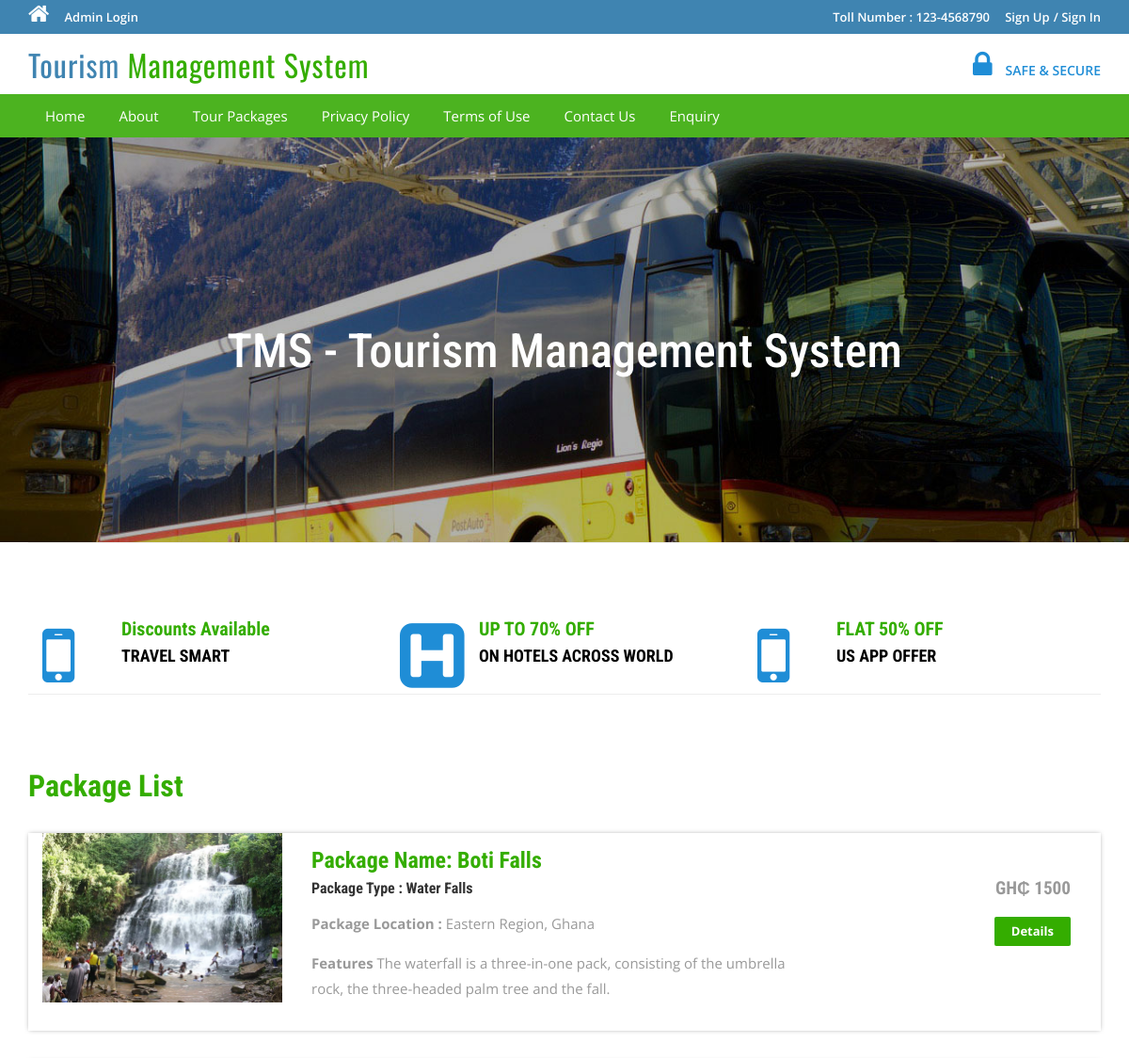
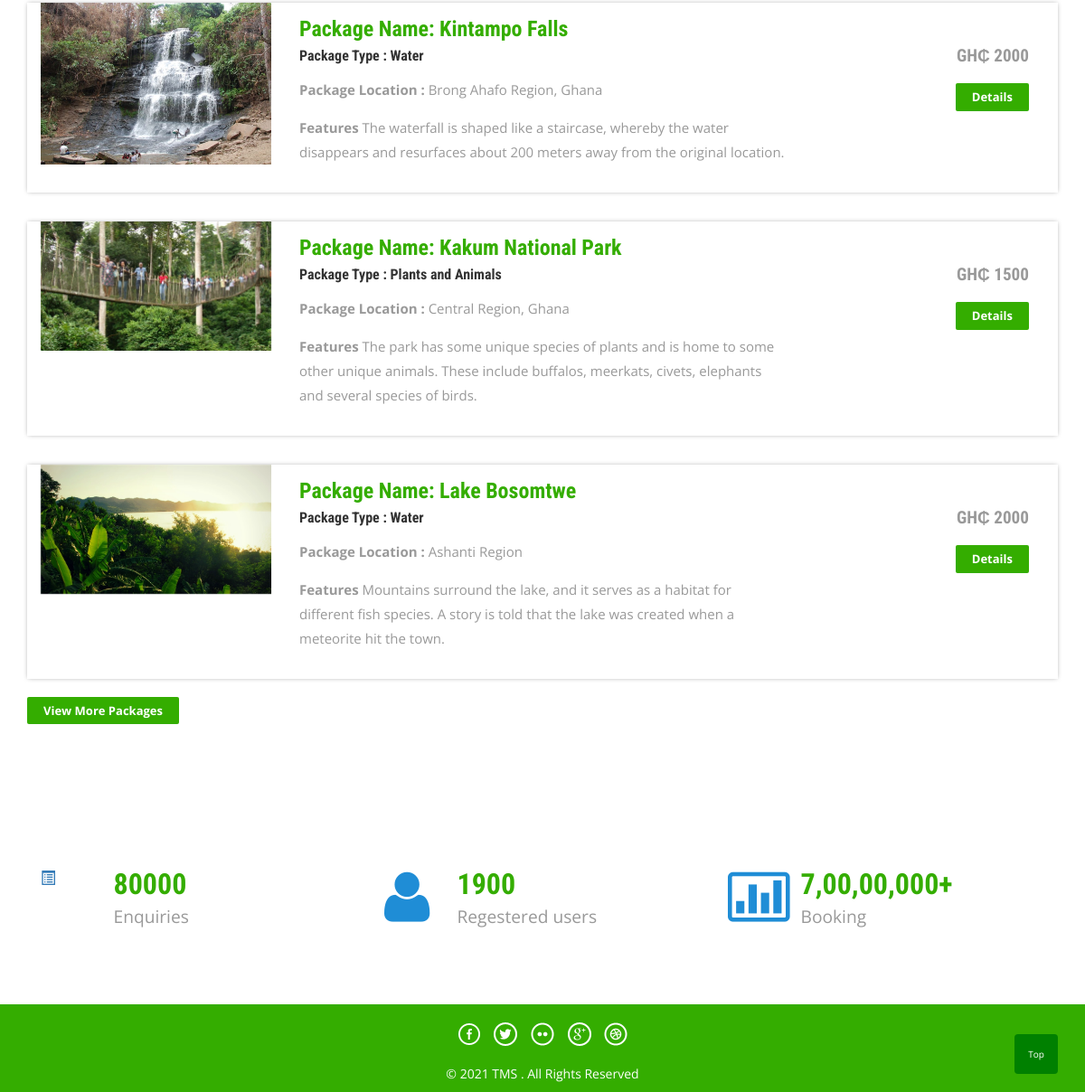
The page / on the database its author committed (2 pictures, top to bottom).
### tables this page shows
CREATE TABLE `tbltourpackages` (
  `PackageId` int(11) NOT NULL,
  `PackageName` varchar(200) DEFAULT NULL,
  `PackageType` varchar(150) DEFAULT NULL,
  `PackageLocation` varchar(100) DEFAULT NULL,
  `PackagePrice` int(11) DEFAULT NULL,
  `PackageFetures` varchar(255) DEFAULT NULL,
  `PackageDetails` mediumtext DEFAULT NULL,
  `PackageImage` varchar(100) DEFAULT NULL,
  `Creationdate` timestamp NULL DEFAULT current_timestamp(),
  `UpdationDate` timestamp NULL DEFAULT NULL ON UPDATE current_timestamp()
);

### index.php (the view, shortened to what this page needs)
<?php
include('includes/config.php');
?>
<!DOCTYPE HTML>
<html>
<head>
<link rel="stylesheet" href="css/Backtotop.css">
<link href="css/bootstrap.css" rel='stylesheet' type='text/css' />
<link href="css/style.css" rel='stylesheet' type='text/css' />
<link href="css/font-awesome.css" rel="stylesheet">
<link href="css/animate.css" rel="stylesheet" type="text/css" media="all">
</head>
<body>
<?php include('includes/header.php');?>
<div class="banner">
	<div class="container">
		<h1 class="wow zoomIn animated animated" data-wow-delay=".5s" style="visibility: visible; animation-delay: 0.5s; animation-name: zoomIn;"> TMS - Tourism Management System</h1>
	</div>
</div>
<button onclick="topFunction()" id="myBtn" title="Go to top">Top</button>
<div class="container">
	<div class="rupes">
		<div class="col-md-4 rupes-left wow fadeInDown animated animated" data-wow-delay=".5s" style="visibility: visible; animation-delay: 0.5s; animation-name: fadeInDown;">
			<div class="rup-left">
				<a href="package-list.php"><i class="fa fa-mobile"></i></a>
			</div>
			<div class="rup-rgt">
				<h3>Discounts Available</h3>
				<h4><a href="package-list.php">TRAVEL SMART</a></h4>
			</div>
				<div class="clearfix"></div>
		</div>
		<div class="col-md-4 rupes-left wow fadeInDown animated animated" data-wow-delay=".5s" style="visibility: visible; animation-delay: 0.5s; animation-name: fadeInDown;">
			<div class="rup-left">
				<a href="package-list.php"><i class="fa fa-h-square"></i></a>
			</div>
			<div class="rup-rgt">
				<h3>UP TO 70% OFF</h3>
				<h4><a href="package-list.php">ON HOTELS ACROSS WORLD</a></h4>
			</div>
				<div class="clearfix"></div>
		</div>
		<div class="col-md-4 rupes-left wow fadeInDown animated animated" data-wow-delay=".5s" style="visibility: visible; animation-delay: 0.5s; animation-name: fadeInDown;">
			<div class="rup-left">
				<a href="package-list.php"><i class="fa fa-mobile"></i></a>
			</div>
			<div class="rup-rgt">
				<h3>FLAT 50% OFF</h3>
				<h4><a href="package-list.php">US APP OFFER</a></h4>
			</div>
				<div class="clearfix"></div>
		</div>
	</div>
</div>
<div class="container">
	<div class="holiday">
	<h3>Package List</h3>
<?php $sql = "SELECT * from tbltourpackages order by rand() limit 4";
$query = $dbh->prepare($sql);
$query->execute();
$results=$query->fetchAll(PDO::FETCH_OBJ);
if($query->rowCount() > 0)
{
foreach($results as $result)
{	?>
			<div class="rom-btm">
				<div class="col-md-3 room-left wow fadeInLeft animated" data-wow-delay=".5s">
					<img src="admin/pacakgeimages/<?php echo htmlentities($result->PackageImage);?>" class="img-responsive" alt="">
				</div>
				<div class="col-md-6 room-midle wow fadeInUp animated" data-wow-delay=".5s">
					<h4>Package Name: <?php echo htmlentities($result->PackageName);?></h4>
					<h6>Package Type : <?php echo htmlentities($result->PackageType);?></h6>
					<p><b>Package Location :</b> <?php echo htmlentities($result->PackageLocation);?></p>
					<p><b>Features</b> <?php echo htmlentities($result->PackageFetures);?></p>
				</div>
				<div class="col-md-3 room-right wow fadeInRight animated" data-wow-delay=".5s">
					<h5>GH₵ <?php echo htmlentities($result->PackagePrice);?></h5>
					<a href="package-details.php?pkgid=<?php echo htmlentities($result->PackageId);?>" class="view">Details</a>
				</div>
				<div class="clearfix"></div>
			</div>
<?php }} ?>
<div><a href="package-list.php" class="view">View More Packages</a></div>
</div>
	</div>
<div class="routes">
	<div class="container">
		<div class="col-md-4 routes-left wow fadeInRight animated" data-wow-delay=".5s">
			<div class="rou-left">
				<a href="#"><i class="glyphicon glyphicon-list-alt"></i></a>
			</div>
			<div class="rou-rgt wow fadeInDown animated" data-wow-delay=".5s">
				<h3>80000</h3>
				<p>Enquiries</p>
			</div>
				<div class="clearfix"></div>
		</div>
		<div class="col-md-4 routes-left">
			<div class="rou-left">
				<a href="#"><i class="fa fa-user"></i></a>
			</div>
			<div class="rou-rgt">
				<h3>1900</h3>
				<p>Regestered users</p>
			</div>
				<div class="clearfix"></div>
		</div>
		<div class="col-md-4 routes-left wow fadeInRight animated" data-wow-delay=".5s">
			<div class="rou-left">
				<a href="#"><i class="fa fa-ticket"></i></a>
			</div>
			<div class="rou-rgt">
				<h3>7,00,00,000+</h3>
				<p>Booking</p>
			</div>
				<div class="clearfix"></div>
		</div>
		<div class="clearfix"></div>
	</div>
</div>
<?php include('includes/footer.php');?>
</body>
</html>

### css/style.css (style rules this page uses)
html, body { font-size: 100%; background: #fff; font-family: 'Open Sans', sans-serif; }
body a,.grid_1,plan_1,plan_1.one,plan_1.two,i.icon1, i.icon2, i.icon3, i.icon4, i.icon5, i.icon6 { transition:0.5s all; -webkit-transition:0.5s all; -moz-transition:0.5s all; -o-transition:0.5s all; -ms-transition:0.5s all; }
h1,h2,h3,h4,h5,h6 { margin:0; font-family: 'Roboto Condensed', sans-serif; }
p { margin:0; }
.banner { background: url(../images/3.jpg)no-repeat; background-size: cover; -webkit-background-size: cover; -o-background-size: cover; -ms-background-size: cover; -moz-background-size: cover; min-height: 430px; }
.banner h1 { font-size: 50px; margin-bottom: 40px; padding: 4em 0 0; text-align: center; color: #ffffff; }
.rup-left { float: left; width: 24%; }
.rup-rgt { float: left; width: 76%; }
.rupes { padding: 5em 0; border-top: 1px solid rgba(236, 236, 236, 0.9); border-bottom: 1px solid rgba(236, 236, 236, 0.9); }
i.fa.fa-h-square { font-size: 5em; color: #1f8dd6; }
i.fa.fa-mobile { font-size:5em; color: #1f8dd6; }
.rupes h3 { font-size: 20px; color: #34ad00; font-weight: 700; }
.rupes h4 { font-size: 18px; margin: 8px 0; font-weight: 700; }
.rupes h4 a { color: #000000; }
.rup-left a { display: inline-block; }
.routes { padding: 5em 0; }
.rou-left { float: left; width: 23%; }
.rou-rgt { float: left; width: 70%; }
i.fa.fa-truck,i.fa.fa-user,i.fa.fa-ticket { font-size: 4em; color:#1f8dd6; }
.routes h3 { font-size: 2em; font-weight: 700; color: #34ad00; }
.routes p { font-size: 1.2em; color: #999; line-height: 1.8em; }
.holiday { padding: 5em 0; }
.holiday h3 { font-size: 2em; font-weight: 700; color: #34ad00; }
.holiday p { font-size: 1.2em; line-height: 1.8em; margin: 1em 0; color: #999; }
a.view { padding: 6px 18px; font-weight: 700; color: #fff; background-color: #34ad00; border: 0; font-size: 13px; border-radius: 2px; -webkit-transition: all .2s; -moz-transition: all .2s; transition: all .2s; margin-top: 20px; display: inline-block; }
.rom-btm { margin-top: 2em; box-shadow: 0px 0px 5px -1px rgba(0, 0, 0, 0.37); }
.rom-btm h4 { font-size: 1.5em; font-weight: 700; color: #34ad00; }
.rom-btm p { font-size: 15px; color: #999; }
.rom-btm h6 { font-size: 1em; font-weight: 700; margin: 0.5em 0; }
.room-right { text-align: right; padding: 3em 2em; }
.room-midle { padding: 1em; }
.rom-btm h5 { font-size: 1.2em; font-weight: 700; color: #999; }
.glyphicon { position: relative; top: 1px; display: inline-block; font-family: 'Glyphicons Halflings'; font-style: normal; font-weight: normal; line-height: 1; -webkit-font-smoothing: antialiased; -moz-osx-font-smoothing: grayscale; }

### index.php (style rules this page uses)
body { font-family: Arial, Helvetica, sans-serif; font-size: 20px; }
#myBtn { display: inline-block; position: fixed; bottom: 20px; right: 30px; z-index: 99; font-size: 10px; border: none; outline: none; transition: background-color .3s, opacity .5s, visibility .5s; background-color: green; color: white; cursor: pointer; padding: 15px; border-radius: 4px; }

### rows shown on the page
tbltourpackages: PackageImage (picture), PackageName "Boti Falls", PackageType "Water Falls", PackageLocation "Eastern Region, Ghana", PackageFetures "The waterfall is a three-in-one pack, consisting of the umbrella rock, the three-headed palm tree and the fall.", PackagePrice "1500"
tbltourpackages: PackageImage (picture), PackageName "Kintampo Falls", PackageType "Water", PackageLocation "Brong Ahafo Region, Ghana", PackageFetures "The waterfall is shaped like a staircase, whereby the water disappears and resurfaces about 200 meters away from the original location.", PackagePrice "2000"
tbltourpackages: PackageImage (picture), PackageName "Kakum National Park", PackageType "Plants and Animals", PackageLocation "Central Region, Ghana", PackageFetures "The park has some unique species of plants and is home to some other unique animals. These include buffalos, meerkats, civets, elephants and several species of birds.", PackagePrice "1500"
tbltourpackages: PackageImage (picture), PackageName "Lake Bosomtwe", PackageType "Water", PackageLocation "Ashanti Region", PackageFetures "Mountains surround the lake, and it serves as a habitat for different fish species. A story is told that the lake was created when a meteorite hit the town.", PackagePrice "2000"
